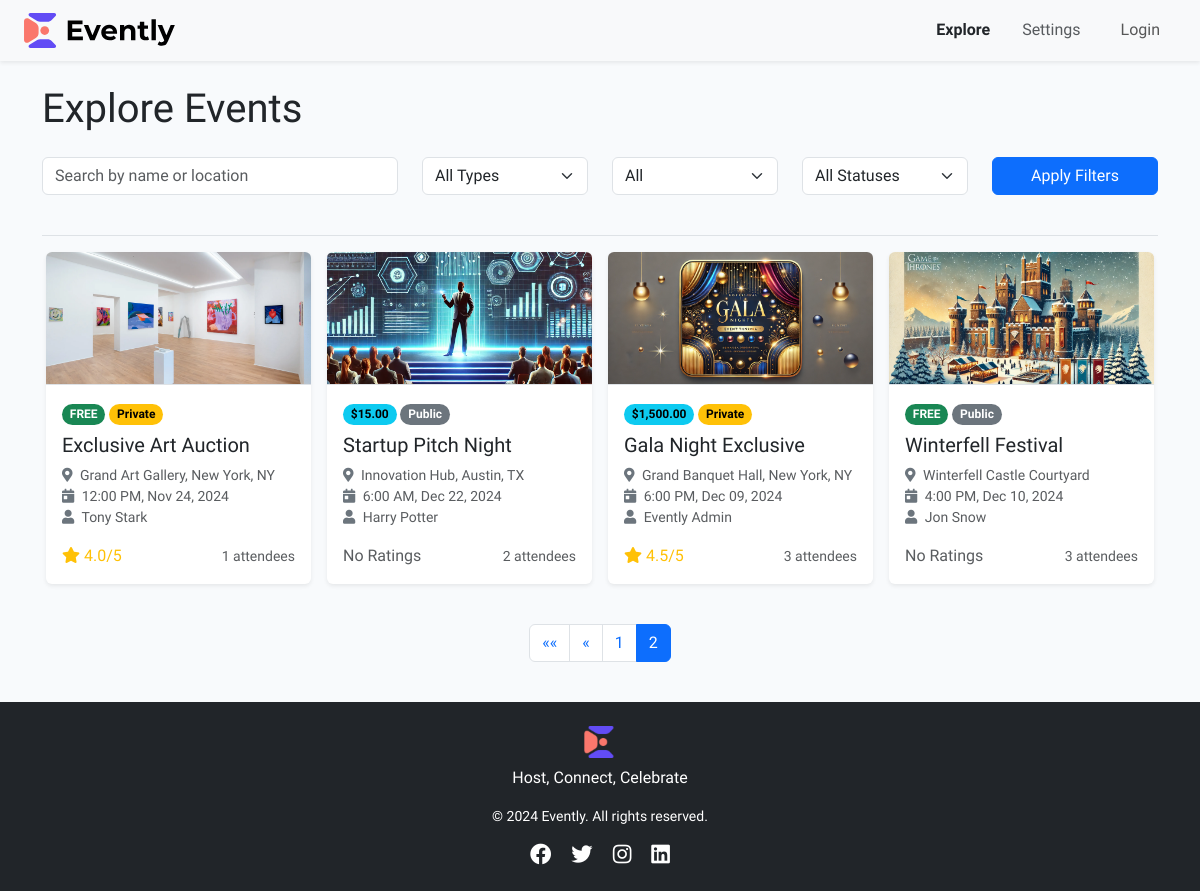
/explore?page=2, run on the app's committed database.
### main/models.py (models this page shows, shortened)
class Event(models.Model):
    name = models.CharField(max_length=255, null=False, blank=False)
    description = models.TextField()
    starttime = models.DateTimeField(null=False, blank=False)
    endtime = models.DateTimeField(null=False, blank=False)
    organizer = models.ForeignKey(User, null=False, blank=False, on_delete=models.CASCADE, related_name="organized_events")
    price = models.DecimalField(max_digits=12, decimal_places=2, null=False, default=0)
    thumbnail = models.ImageField(null=True, blank=True)
    location = models.CharField(max_length=255, null=True, blank=True)
    eventtype = models.CharField(max_length=18, choices=[('Public', 'Public'), ('Private', 'Private')], default="Public", null=False, blank=False)
    @property
    def isfree(self):
        return self.price == 0
    @property
    def rating(self):
        rating = self.ratings.aggregate(avg_rating=Avg("value"))['avg_rating']
        return round(rating, 2) if rating is not None else 0

class User(AbstractUser):
    image = models.ImageField(null=True, blank=True)
    @property
    def full_name(self):
        return super().get_full_name()
    def __str__(self):
        return f"{self.username}"

class Attendee(models.Model):
    user = models.ForeignKey(User, on_delete=models.CASCADE, related_name="attendances")
    event = models.ForeignKey(Event, on_delete=models.CASCADE, related_name="attendees")
    attended = models.CharField(max_length=10, choices=[('Yes', 'Yes'), ('No', 'No'), ('Unknown', 'Unknown')], default="Unknown", null=False, blank=False)
    class Meta:
        unique_together = ('user', 'event')

### main/views.py (the view)
# urls.py: path("explore", views.explore, name="explore"),
def explore(request):
    query = request.GET.get('q', '')
    event_type = request.GET.get('event_type', '')
    price_filter = request.GET.get('price', '')
    status_filter = request.GET.get('status', '')
    events = Event.objects.all()
    if query:
        events = events.filter(Q(name__icontains=query) | Q(location__icontains=query))
    if event_type:
        events = events.filter(eventtype=event_type)
    if price_filter == 'free':
        events = events.filter(price=0)
    elif price_filter == 'paid':
        events = events.filter(price__gt=0)
    if status_filter == 'upcoming':
        events = events.filter(starttime__gt=timezone.now())
    elif status_filter == 'live':
        events = events.filter(starttime__lte=timezone.now(), endtime__gte=timezone.now())
    elif status_filter == 'completed':
        events = events.filter(endtime__lt=timezone.now())
    paginator = Paginator(events, 4)
    page_number = request.GET.get('page')
    page_obj = paginator.get_page(page_number)
    return render(request, 'main/explore.html', {
        'page_obj': page_obj,
        'query': query,
        'event_type': event_type,
        'price_filter': price_filter,
        'status_filter': status_filter,
    })

### main/templates/main/explore.html (shortened to what this page needs)
{% extends "main/layout.html" %}
{% load static %}
{% block body %}
<div class="container my-4">
    <h1 class="mb-4">Explore Events</h1>
    <form method="get" class="mb-4">
        <div class="row">
            <div class="col-md-4 mb-3">
                <input type="text" name="q" class="form-control" placeholder="Search by name or location" value="{{ query }}">
            </div>
            <div class="col-md-2 mb-3">
                <select name="event_type" class="form-select">
                    <option value="">All Types</option>
                </select>
            </div>
            <div class="col-md-2 mb-3">
                <select name="price" class="form-select">
                    <option value="">All</option>
                </select>
            </div>
            <div class="col-md-2 mb-3">
                <select name="status" class="form-select">
                    <option value="">All Statuses</option>
                </select>
            </div>
            <div class="col-md-2 mb-3">
                <button type="submit" class="btn btn-primary w-100">Apply Filters</button>
            </div>
        </div>
    </form>
    <section class="p-2 border-top">
        <div class="row">
            {% for event in page_obj %}
            <div class="col-lg-3 col-md-4 col-12 p-0">
                {% include "main/partials/_eventcard.html" %}
            </div>
            {% empty %}
            <p class="text-center">No events found.</p>
            {% endfor %}
        </div>
    </section>
    <nav class="mt-4">
        <ul class="pagination justify-content-center">
            {% if page_obj.has_previous %}
            <li class="page-item">
                <a class="page-link" href="?page=1" aria-label="First">
                    <span aria-hidden="true">&laquo;&laquo;</span>
                </a>
            </li>
            <li class="page-item">
                <a class="page-link" href="?page={{ page_obj.previous_page_number }}" aria-label="Previous">
                    <span aria-hidden="true">&laquo;</span>
                </a>
            </li>
            {% endif %}
            {% for num in page_obj.paginator.page_range %}
            <li class="page-item {% if page_obj.number == num %}active{% endif %}">
                <a class="page-link" href="?page={{ num }}">{{ num }}</a>
            </li>
            {% endfor %}
        </ul>
    </nav>
</div>
{% endblock %}

### main/templates/main/partials/_eventcard.html (shortened to what this page needs)
{% load static %}
{% load humanize %}
<div class="card m-2 border-0 shadow-sm">
    <img src="{{ event.thumbnail.url|default:'https://via.placeholder.com/600x400' }}" class="card-img-top rounded-top" alt="{{ event.name }} thumbnail">
    <div class="card-body border-top">
        <div class="d-flex justify-content-between align-items-center mb-2">
            <div>
                {% if event.isfree %}
                <span class="badge rounded-pill text-bg-success">FREE</span>
                {% else %}
                <span class="badge rounded-pill text-bg-info">${{ event.price | intcomma }}</span>
                {% endif %}
                {% if event.eventtype == 'Public' %}
                <span class="badge rounded-pill text-bg-secondary">{{ event.eventtype }}</span>
                {% else %}
                <span class="badge rounded-pill text-bg-warning">{{ event.eventtype }}</span>
                {% endif %}
            </div>
        </div>
        <h5 class="card-title">
            <a href="{% url 'event_details' event.id %}" class="text-decoration-none text-dark">{{ event.name }}</a>
        </h5>
        <div class="d-flex flex-column mt-2">
            <small class="text-muted">
                <i class="fas fa-map-marker-alt me-1 text-secondary"></i>
                {{ event.location }}
            </small>
            <small class="text-muted">
                <i class="fas fa-calendar-day me-1 text-secondary"></i>
                {{ event.starttime|date:"g:i A, M d, Y" }}
            </small>
            <small>
                <a href="{% url 'profile' event.organizer %}" class="text-muted text-decoration-none">
                    <i class="fas fa-user me-1 text-secondary"></i>
                    {{ event.organizer.full_name }}
                </a>
            </small>
        </div>
        <div class="d-flex justify-content-between align-items-center mt-3">
            <div>
                {% if event.rating > 0 %}
                <span class="text-warning">
                    <i class="fas fa-star"></i> {{ event.rating }}/5
                </span>
                {% else %}
                <span class="text-muted">No Ratings</span>
                {% endif %}
            </div>
            <div>
                <small class="text-muted">{{ event.attendees.all|length }} attendees</small>
            </div>
        </div>
    </div>
</div>

### static/css/styles.css (style rules this page uses)
:root { --primary: #f8fafc; --secondary: ; --accent-1: #624cf5; --accent-2: #fa776c; --text-clr: #0c4a6e; }
* { box-sizing: border-box; font-family: "Work Sans", sans-serif; }
a { text-decoration: none !important; }
body { background-color: var(--primary); }
.card-img-top { aspect-ratio: 2 / 1; object-fit: cover; }

### data on the page
Event: thumbnail (picture), price "FREE", eventtype "Private", name "Exclusive Art Auction", location "Grand Art Gallery, New York, NY", starttime "12:00 PM, Nov 24, 2024", organizer.full_name "Tony Stark", rating "4.0", attendees.all|length "1"
Event: thumbnail (picture), price "15.00", eventtype "Public", name "Startup Pitch Night", location "Innovation Hub, Austin, TX", starttime "6:00 AM, Dec 22, 2024", organizer.full_name "Harry Potter", shows "No Ratings", attendees.all|length "2"
Event: thumbnail (picture), price "1,500.00", eventtype "Private", name "Gala Night Exclusive", location "Grand Banquet Hall, New York, NY", starttime "6:00 PM, Dec 09, 2024", organizer.full_name "Evently Admin", rating "4.5", attendees.all|length "3"
Event: thumbnail (picture), price "FREE", eventtype "Public", name "Winterfell Festival", location "Winterfell Castle Courtyard", starttime "4:00 PM, Dec 10, 2024", organizer.full_name "Jon Snow", shows "No Ratings", attendees.all|length "3"

### other printed values
{{ num }} "1" "2"
